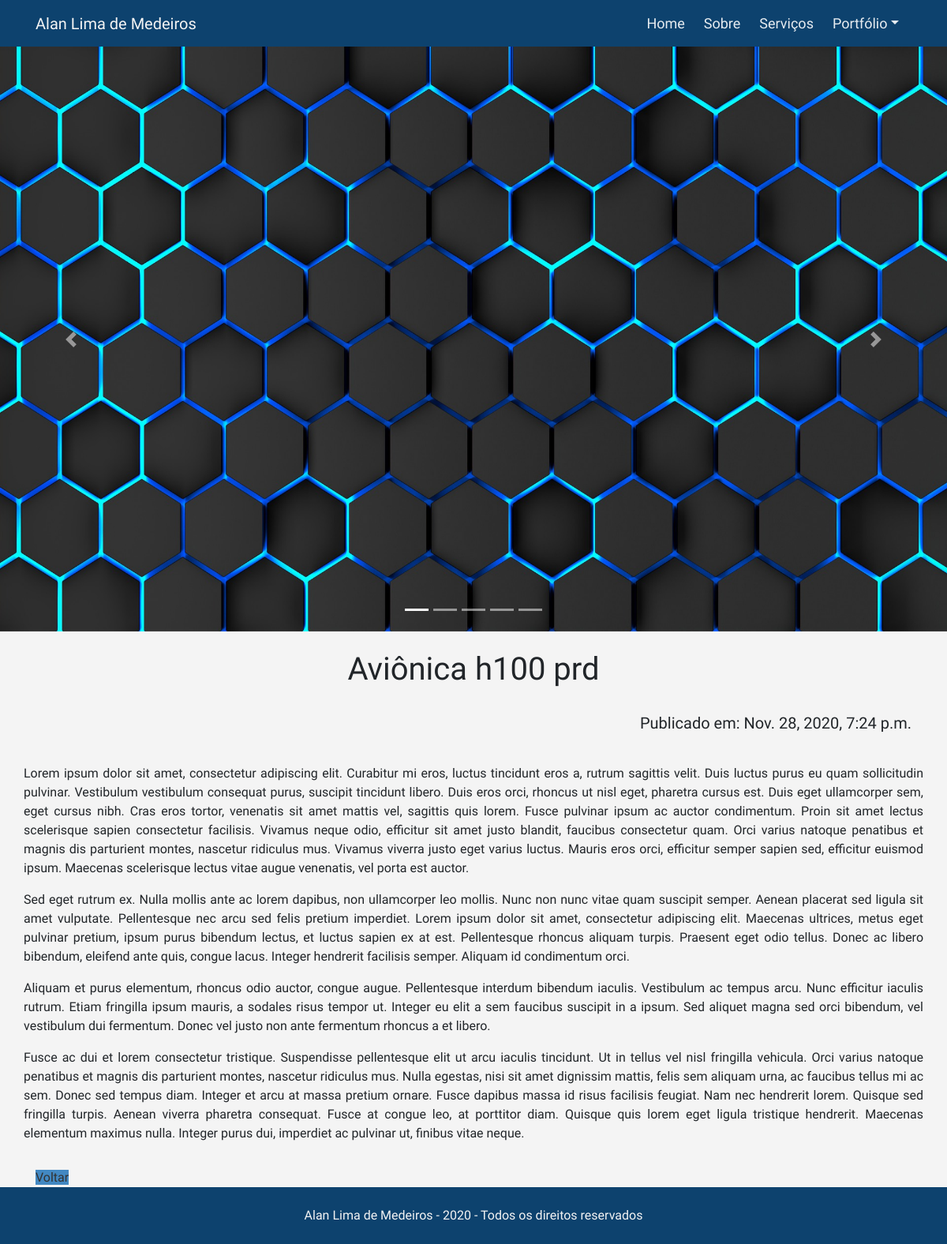
The app's page /portfolio/avionica-h100-prd/ with its own data.
### portfolio_posts/models.py (models this page shows, shortened)
class Eletronica(models.Model):
    el_title = models.CharField('Título', max_length=200)
    el_slug = models.SlugField('Atalho')
    el_text = models.TextField('Texto')
    el_img1 = models.ImageField(upload_to='portfolio_posts/images', verbose_name='Imagem1', null=True, blank=True )
    el_img2 = models.ImageField(upload_to='portfolio_posts/images', verbose_name='Imagem2', null=True, blank=True )
    el_img3 = models.ImageField(upload_to='portfolio_posts/images', verbose_name='Imagem3', null=True, blank=True )
    el_img4 = models.ImageField(upload_to='portfolio_posts/images', verbose_name='Imagem3', null=True, blank=True )
    el_img5 = models.ImageField(upload_to='portfolio_posts/images', verbose_name='Imagem3', null=True, blank=True )
    el_published_date = models.DateTimeField(default=timezone.now)
    class Meta:
        verbose_name = 'Eletrônica'
        verbose_name_plural = 'Eletrônicas'
        ordering = ['el_published_date']

### portfolio_posts/views.py (the view)
# urls.py: re_path('(?P<slug>[\w_-]+)/', views.details_prototipagem, name='details_prototipagem'),
def details_prototipagem(request, slug):
	eletronic = get_object_or_404(Eletronica, el_slug=slug)
	template_name = 'portfolio_posts/details_prototipagem.html'
	context = {
        'eletronic': eletronic
    }
	return render(request, template_name, context)

### portfolio_posts/templates/portfolio_posts/details_prototipagem.html (shortened to what this page needs)
{% load static %}
<!DOCTYPE html>
<html>
<head>
    <link rel="stylesheet" href="{% static 'css/bootstrap1.css' %}">
    <link rel="stylesheet" href="{% static 'css/style1.css' %}">
</head>
<body>
    <nav class="navbar navbar-fixed-top navbar-expand-lg navbar-dark bg-primary">
        <div class="container">
            <a href="#" class="navbar-brand h1 mb-0">Alan Lima de Medeiros</a>
            <div class="collapse navbar-collapse" id="navbarSite">
                <ul class="navbar-nav ml-auto">
                    <li class="navbar-item mr-2">
                        <a href="#home" class="nav-link">Home</a>
                    </li>
                    <li class="navbar-item mr-2">
                        <a href="#sobre" class="nav-link">Sobre</a>
                    </li>
                    <li class="navbar-item mr-2">
                        <a href="#servicos" class="nav-link">Serviços</a>
                    </li>
                    <li class="nav-item dropdown mr-2">
                        <a href="#" class="nav-link dropdown-toggle" data-toggle="dropdown" id="navDrop">Portfólio</a>
                    </li>
                </ul>
            </div>
        </div>
    </nav>
    <section id="carouselInitial2" class="carousel slide carousel-big" data-ride="carousel">
        <ol class="carousel-indicators">
            <li data-target="#carouselInitial2" data-slide-to="0" class="active"></li>
            <li data-target="#carouselInitial2" data-slide-to="1"></li>
            <li data-target="#carouselInitial2" data-slide-to="2"></li>
            <li data-target="#carouselInitial2" data-slide-to="3"></li>
            <li data-target="#carouselInitial2" data-slide-to="4"></li>
        </ol>
        <div class="carousel-inner">
            <div class="carousel-item active">
                <img src="{{eletronic.el_img1.url}}" class="img-fluid d-block" style="height: calc(100vh - 59px); width: 100%;">
            </div>
            <a href="#carouselInitial2" class="carousel-control-prev" role="button" data-slide="prev">
                <span class="carousel-control-prev-icon"></span>
            </a>
            <a href="#carouselInitial2" class="carousel-control-next" role="button" data-slide="next">
                <span class="carousel-control-next-icon"></span>
            </a>
        </div>
    </section>
    <section class="text-details" style="background-color: #f4f4f4;">
        <div class="container">
            <h1 class="text-center py-4">{{eletronic.el_title}}</h1>
            <div class="row">
                <div class="col-12">
                    <h5 class="text-right">Publicado em: {{eletronic.el_published_date}}</h5>
                </div>
            </div>
            <div class="row text-justify ">
                <p class="pt-3">{{eletronic.el_text|linebreaks}}</p>
            </div>
            <a href="{% url 'portfolio_posts:index' %}">Voltar</a>
        </div>
    </section>
    <footer class="bg-primary pb-2 pt-4">
        <div class="container">
            <p class="text-center" style="color: #f4f4f4;">Alan Lima de Medeiros - 2020 - Todos os direitos reservados</p>
        </div>
    </footer>
</body>
</html>

### core/static/css/style1.css (style rules this page uses)
* { font-family: 'Asap', sans-serif; scroll-behavior: smooth; }
html { scroll-behavior: smooth; }
body { background-color: #f4f4f4; scroll-behavior: smooth; }
.nav-link { font-size: 18px; }
.text-details a { background-color: #4288C2; }

### records on screen
Eletronica: el_img1 (picture), el_title "Aviônica h100 prd", el_published_date "Nov. 28, 2020, 7:24 p.m.", el_text "Lorem ipsum dolor sit amet, consectetur adipiscing elit. Curabitur mi eros, luctus tincidunt eros a, rutrum sagittis velit. Duis luctus purus eu quam sollicitudin pulvinar. Vestibulum vestibulum consequat purus, suscipit tincidunt libero. Duis eros orci, rhoncus ut nisl eget, pharetra cursus est. Duis eget ullamcorper sem, eget cursus nibh. Cras eros tortor, venenatis sit amet mattis vel, sagittis quis lorem. Fusce pulvinar ipsum ac auctor condimentum. Proin sit amet lectus scelerisque sapien consectetur facilisis. Vivamus neque odio, efficitur sit amet justo blandit, faucibus consectetur quam. Orci varius natoque penatibus et magnis dis parturient montes, nascetur ridiculus mus. Vivamus…"
